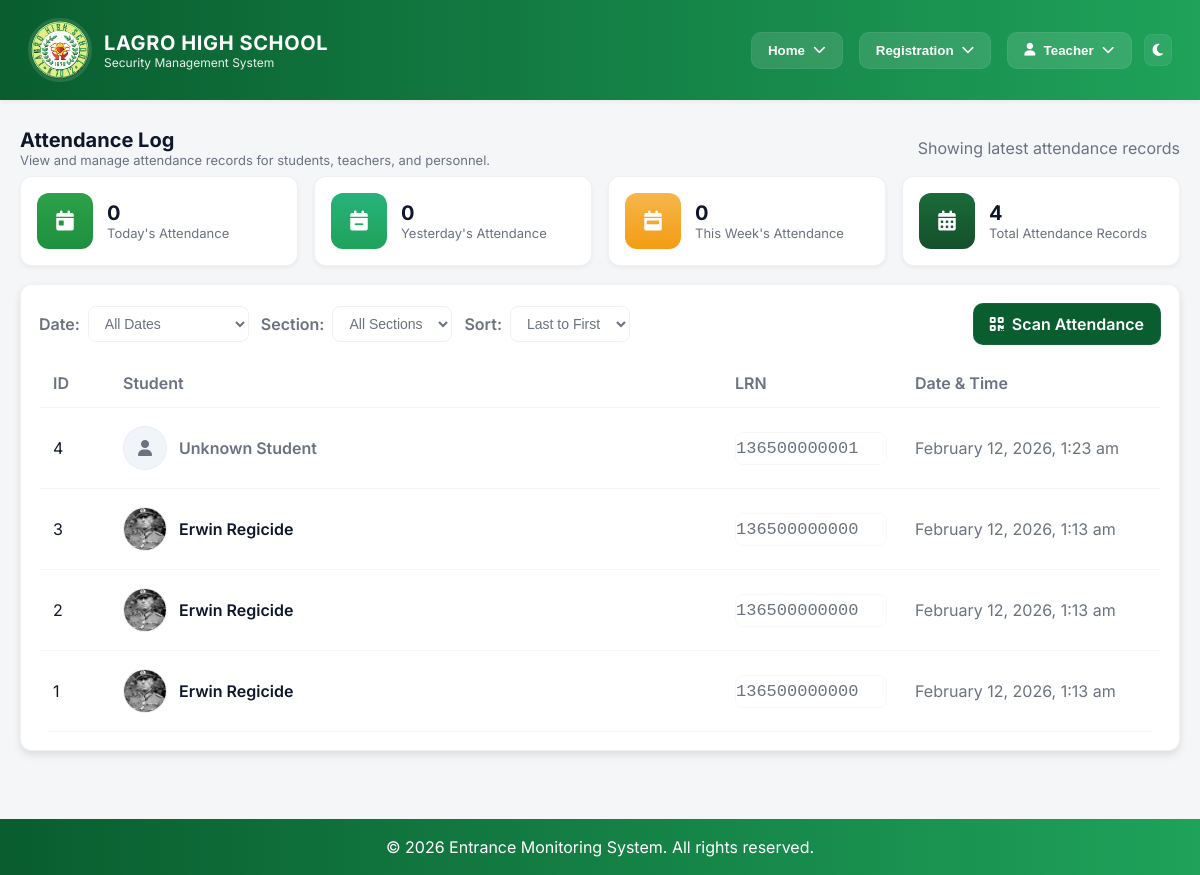
Screenshot of /webpages/attendance-log.php (signed in) with the database file from the repository.
### tables this page shows
CREATE TABLE `attendance` (
  `id` int(11) NOT NULL,
  `student_lrn` varchar(100) NOT NULL,
  `timestamp` timestamp NOT NULL DEFAULT current_timestamp() ON UPDATE current_timestamp()
);

CREATE TABLE `student_info` (
  `id` int(11) NOT NULL,
  `first_name` varchar(50) NOT NULL,
  `middle_name` varchar(50) DEFAULT NULL,
  `last_name` varchar(50) NOT NULL,
  `lrn` varchar(12) NOT NULL,
  `grade_level` int(11) NOT NULL,
  `section` varchar(30) NOT NULL,
  `birthdate` date NOT NULL,
  `age` int(11) NOT NULL,
  `sex` varchar(10) NOT NULL,
  `student_address` text NOT NULL,
  `contact_number` varchar(15) NOT NULL,
  `email_address` varchar(100) NOT NULL,
  `parent_guardian` varchar(100) NOT NULL,
  `parent_guardian_contact` varchar(15) NOT NULL,
  `relationship` varchar(30) DEFAULT NULL,
  `profile_picture` varchar(255) DEFAULT NULL,
  `account_password` varchar(100) NOT NULL,
  `qr_code_data` longtext DEFAULT NULL,
  `qr_code_url` longtext DEFAULT NULL,
  `qr_code_generated_at` timestamp NULL DEFAULT NULL,
  `is_registered` int(11) DEFAULT 0
);

### include/role_access.php (called while the page is built, shortened)
<?php
if (!function_exists('getCurrentUserRole')) {
function getCurrentUserRole() {
    if (isset($_SESSION['employee_id']) && !empty($_SESSION['employee_id'])) {
        global $conn;
        $emp_id = $_SESSION['employee_id'];
        $stmt = $conn->prepare("SELECT employee_type FROM employee_info WHERE employee_id = ?");
        $stmt->bind_param("s", $emp_id);
        $stmt->execute();
        $result = $stmt->get_result();
        $employee = $result->fetch_assoc();
        if ($employee && !empty($employee['employee_type'])) {
            $employee_type = strtoupper($employee['employee_type']);
            if (strpos($employee_type, 'TEACHER') !== false || strpos($employee_type, 'INSTRUCTOR') !== false) {
                return 'TEACHER';
            } elseif (strpos($employee_type, 'SECURITY') !== false) {
                return 'SECURITY';
            } else {
                return 'OTHER_PERSONNEL';
            }
        }
    }
    return null;
}
}
?>

### webpages/attendance-log.php (the view, shortened to what this page needs)
<?php
include_once "../include/db_conn.php";
include "../include/role_access.php";
$records_per_page = 10;
$page = isset($_GET['page']) ? (int)$_GET['page'] : 1;
$offset = ($page - 1) * $records_per_page;
$sort_order = isset($_GET['sort']) ? $_GET['sort'] : 'DESC';
$where_clause = '';
$sql = "SELECT a.id, a.student_lrn, a.timestamp,
        s.first_name, s.last_name, s.grade_level, s.section, s.profile_picture
        FROM attendance a
        LEFT JOIN student_info s ON a.student_lrn = s.lrn
        $where_clause
        ORDER BY a.timestamp $sort_order
        LIMIT $offset, $records_per_page";
$result = $conn->query($sql);
$today = date('Y-m-d');
$stats_sql = "SELECT
    (SELECT COUNT(*) FROM attendance WHERE DATE(timestamp) = '$today') as today_count,
    (SELECT COUNT(*) FROM attendance WHERE DATE(timestamp) = DATE_SUB('$today', INTERVAL 1 DAY)) as yesterday_count,
    (SELECT COUNT(*) FROM attendance WHERE DATE(timestamp) BETWEEN DATE_SUB('$today', INTERVAL 7 DAY) AND '$today') as week_count,
    (SELECT COUNT(*) FROM attendance) as total_count";
$stats_result = $conn->query($stats_sql);
$stats = $stats_result->fetch_assoc();
?>
<!DOCTYPE html>
<html lang="en">
<head>
</head>
<body>
    <?php
    include "../include/header.php";
    ?>
    <main class="container">
        <div class="page-title">
            <div>
                <h2>Attendance Log</h2>
                <p>View and manage attendance records for students, teachers, and personnel.</p>
            </div>
            <div class="muted">Showing latest attendance records</div>
        </div>
        <section>
            <div class="stats-grid">
                <div class="stat">
                    <div class="icon today"><i class="fas fa-calendar-day"></i></div>
                    <div class="info">
                        <h3><?php echo $stats['today_count']; ?></h3>
                        <p>Today's Attendance</p>
                    </div>
                </div>
                <div class="stat">
                    <div class="icon yesterday"><i class="fas fa-calendar-minus"></i></div>
                    <div class="info">
                        <h3><?php echo $stats['yesterday_count']; ?></h3>
                        <p>Yesterday's Attendance</p>
                    </div>
                </div>
                <div class="stat">
                    <div class="icon week"><i class="fas fa-calendar-week"></i></div>
                    <div class="info">
                        <h3><?php echo $stats['week_count']; ?></h3>
                        <p>This Week's Attendance</p>
                    </div>
                </div>
                <div class="stat">
                    <div class="icon total"><i class="fas fa-calendar-alt"></i></div>
                    <div class="info">
                        <h3><?php echo $stats['total_count']; ?></h3>
                        <p>Total Attendance Records</p>
                    </div>
                </div>
            </div>
            <div class="panel">
                <div class="filter-row">
                    <div class="filter-left">
                        <form method="GET" action="" id="filterForm" style="display: flex; align-items: center; gap: 12px;">
                            <div style="display: flex; align-items: center; gap: 8px;">
                                <label class="filter-label">Date:</label>
                                <select id="date" name="date" onchange="document.getElementById('filterForm').submit();">
                                    <option value="">All Dates</option>
                                </select>
                            </div>
                            <div style="display: flex; align-items: center; gap: 8px;">
                                <label class="filter-label">Section:</label>
                                <select id="section" name="section" onchange="document.getElementById('filterForm').submit();">
                                    <option value="">All Sections</option>
                                </select>
                            </div>
                            <div style="display: flex; align-items: center; gap: 8px;">
                                <label class="filter-label">Sort:</label>
                                <select id="sort" name="sort" onchange="document.getElementById('filterForm').submit();">
                                    <option value="DESC" <?php echo ($sort_order == 'DESC') ? 'selected' : ''; ?>>Last to First</option>
                                </select>
                            </div>
                        </form>
                    </div>
                    <div>
                        <a class="btn-scan" href="scanner.php"><i class="fa-solid fa-qrcode"></i> Scan Attendance</a>
                    </div>
                </div>
                <?php if ($result && $result->num_rows > 0): ?>
                    <div style="overflow:hidden; border-radius:10px;">
                        <table class="attendance-table">
                            <thead>
                                <tr>
                                    <th style="width:70px;">ID</th>
                                    <th>Student</th>
                                    <th style="width:180px;">LRN</th>
                                    <th style="width:260px;">Date & Time</th>
                                </tr>
                            </thead>
                            <tbody>
                                <?php while ($row = $result->fetch_assoc()): ?>
                                    <tr>
                                        <td><?php echo $row['id']; ?></td>
                                        <td>
                                            <div class="student-info">
                                                <div class="avatar">
                                                    <?php if (!empty($row['profile_picture']) && file_exists($row['profile_picture'])): ?>
                                                        <img src="<?php echo htmlspecialchars($row['profile_picture']); ?>" alt="Student Photo">
                                                    <?php else: ?>
                                                        <i class="fas fa-user" style="color:var(--muted);"></i>
                                                    <?php endif; ?>
                                                </div>
                                                <div>
                                                    <div class="student-name">
                                                        <?php
                                                        if (!empty($row['first_name']) && !empty($row['last_name'])) {
                                                            echo htmlspecialchars($row['first_name'] . ' ' . $row['last_name']);
                                                        } else {
                                                            echo '<span style="color: var(--muted);">Unknown Student</span>';
                                                        }
                                                        ?>
                                                    </div>
                                                </div>
                                            </div>
                                        </td>
                                        <td>
                                            <div class="lrn-badge"><?php echo htmlspecialchars($row['student_lrn']); ?></div>
                                        </td>
                                        <td class="muted"><?php echo date('F j, Y, g:i a', strtotime($row['timestamp'])); ?></td>
                                    </tr>
                                <?php endwhile; ?>
                            </tbody>
                        </table>
                    </div>
                <?php endif; ?>
            </div>
        </section>
    </main>
    <?php include '../include/footer.php'; ?>
</body>
</html>

### include/header.php (shortened to what this page needs)
<?php
    include 'db_conn.php';
    include 'role_access.php';
    $user_role = getCurrentUserRole();
?>
<!DOCTYPE html>
<html lang="en">
<head>
    <link rel="stylesheet" href="https://cdnjs.cloudflare.com/ajax/libs/font-awesome/6.4.0/css/all.min.css">
</head>
<body>
    <header>
        <div class="header-left">
            <div class="brand">
                <img src="../Pics/Logos/Lagro_High_School_logo.png" alt="logo">
                <div>
                    <h1>LAGRO HIGH SCHOOL</h1>
                    <div style="font-size:12px; color:rgba(255,255,255,0.9);">Security Management System</div>
                </div>
            </div>
        </div>
        <div class="header-actions">
            <nav class="nav">
                <div class="nav-menu">
                    <button class="dropbtn">Home <i class="fas fa-chevron-down" id="dropbtn"></i></button>
                </div>
                <div class="nav-menu">
                    <button class="dropbtn">Registration <i class="fas fa-chevron-down" id="dropbtn"></i></button>
                </div>
                <div class="nav-menu">
                    <button class="dropbtn"><i class="fa-solid fa-user"></i><?php echo $_SESSION['first_name'] ?? 'User'; ?> <i class="fas fa-chevron-down" id="dropbtn"></i></button>
                </div>
            </nav>
            <div id="darkToggle" class="toggle" title="Toggle dark mode">
                <i id="darkIcon" class="fa-solid fa-moon"></i>
            </div>
        </div>
    </header>
</body>
</html>

### include/footer.php (shortened to what this page needs)
<footer>
    &copy; 2026 Entrance Monitoring System. All rights reserved.
</footer>

### webpages/attendance-log.php (style rules this page uses)
.container { max-width: 1200px; margin: 28px auto; padding: 0 20px 40px; gap: 24px; }
.page-title { grid-column: 1 / -1; display: flex; align-items: center; justify-content: space-between; gap: 12px; margin-bottom: 8px; }
.page-title h2 { font-size: 20px; margin: 0; }
.page-title p { margin: 0; color: var(--muted); font-size: 13px; }
.stats-grid { display: grid; grid-template-columns: repeat(4, 1fr); gap: 16px; margin-bottom: 18px; }
.stat { background: var(--card); border-radius: 12px; padding: 16px; display: flex; align-items: center; gap: 14px; box-shadow: var(--shadow-sm); border: var(--border); }
.stat .icon { width: 56px; height: 56px; border-radius: 12px; display: flex; align-items: center; justify-content: center; color: #fff; font-size: 20px; flex: 0 0 56px; }
.stat .info h3 { margin: 0; font-size: 20px; }
.stat .info p { margin: 0; color: var(--muted); font-size: 13px; }
.icon.today { background: linear-gradient(180deg, #2ea14a, #1e8f3f); }
.icon.yesterday { background: linear-gradient(180deg, #28b37c, #1fa25a); }
.icon.week { background: linear-gradient(180deg, #f6b64c, #f39c12); }
.icon.total { background: linear-gradient(180deg, #1b6b3a, #154f2b); }
.panel { background: var(--card); border-radius: 12px; padding: 18px; box-shadow: var(--shadow-md); border: var(--border); }
.filter-row { display: flex; align-items: center; justify-content: space-between; gap: 12px; margin-bottom: 14px; }
.filter-left { display: flex; align-items: center; gap: 12px; }
.filter-label { color: var(--muted); font-weight: 600; }
select#date, select#section, select#sort { padding: 8px 12px; border-radius: 8px; border: 1px solid rgba(0, 0, 0, 0.06); background: transparent; color: var(--muted); font-size: 14px; cursor: pointer; transition: all 0.2s ease; }
.attendance-table { width: 100%; border-collapse: collapse; }
.attendance-table thead th { text-align: left; padding: 14px; color: var(--muted); font-weight: 600; border-bottom: 1px solid rgba(0, 0, 0, 0.04); }
.attendance-table tbody tr { border-bottom: 1px solid rgba(0, 0, 0, 0.04); }
.attendance-table td { padding: 18px 14px; vertical-align: middle; }
.student-info { display: flex; align-items: center; gap: 12px; }
.avatar { width: 44px; height: 44px; border-radius: 999px; overflow: hidden; display: flex; align-items: center; justify-content: center; background: #f1f5f9; border: 1px solid rgba(15, 23, 42, 0.03); }
.avatar img { width: 100%; height: 100%; object-fit: cover; }
.student-name { font-weight: 600; }
.lrn-badge { background: none; padding: 6px 0px; border-radius: 8px; font-family: monospace; font-size: 17px; color: var(--muted); border: 1px solid rgba(0, 0, 0, 0.03); }
.muted { color: var(--muted); }

### include/footer.php (style rules this page uses)
footer { background: linear-gradient(90deg, var(--green-1), var(--green-2)); color: #fff; padding: 18px 28px; gap: 18px; box-shadow: var(--shadow-sm); position: sticky; top: 0; z-index: 40; text-align: center; }

### rows the page displays
attendance: id "4", shows "Unknown Student", student_lrn "136500000001", timestamp "February 12, 2026, 1:23 am"
attendance: id "3", student_info.profile_picture (picture), student_info.first_name+last_name "Erwin Regicide", student_lrn "136500000000", timestamp "February 12, 2026, 1:13 am"
attendance: id "2", student_info.profile_picture (picture), student_info.first_name+last_name "Erwin Regicide", student_lrn "136500000000", timestamp "February 12, 2026, 1:13 am"
attendance: id "1", student_info.profile_picture (picture), student_info.first_name+last_name "Erwin Regicide", student_lrn "136500000000", timestamp "February 12, 2026, 1:13 am"

### other values shown
$_SESSION['first_name'] "Teacher"
$stats['today_count'] "0"
$stats['yesterday_count'] "0"
$stats['week_count'] "0"
$stats['total_count'] "4"
